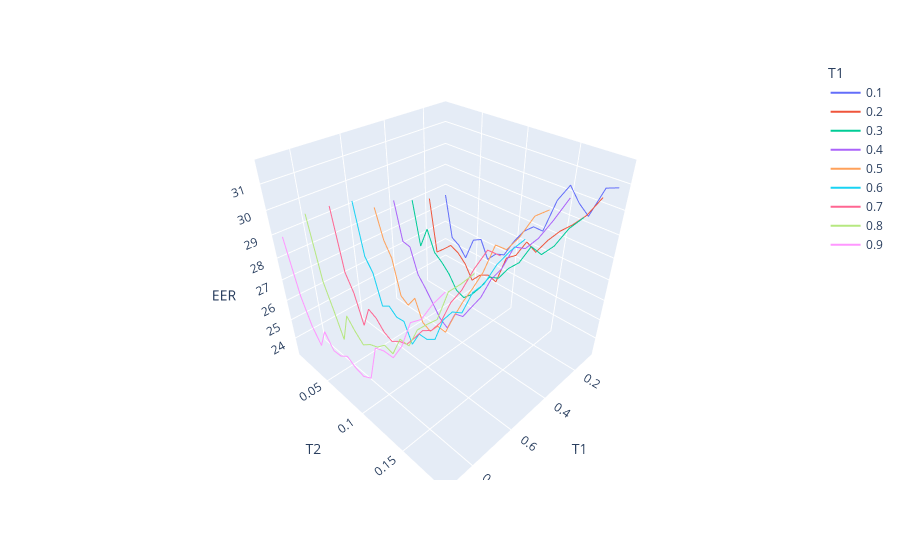

The cell this chart's notebook holds for it:
### Code cell
fig = px.line_3d(eer, x='T1', y='T2', z='EER',color='T1')
fig.show()

### Figure 1 — Plotly figure (JSON) as saved in the notebook; plotly's stock layout.template omitted (floating-point values rounded to 4 significant figures)
{"data": [{"hovertemplate": "T1=%{x}<br>T2=%{y}<br>EER=%{z}<extra></extra>", "legendgroup": "0.1", "line": {"color": "#636efa", "dash": "solid"}, "marker": {"symbol": "circle"}, "mode": "lines", "name": "0.1", "scene": "scene", "showlegend": true, "type": "scatter3d", "x": [0.1, 0.1, 0.1, 0.1, 0.1, 0.1, 0.1, 0.1, 0.1, 0.1, 0.1, 0.1, 0.1, 0.1, 0.1, 0.1, 0.1, 0.1, 0.1], "y": [0.01, 0.02, 0.03, 0.04, 0.05, 0.06, 0.07, 0.08, 0.09, 0.1, 0.11, 0.12, 0.13, 0.14, 0.15, 0.16, 0.17, 0.18, 0.19], "z": [27.62, 25.48, 25.24, 24.73, 25.94, 26.18, 25.3, 25.81, 25.98, 26.87, 27.59, 28, 27.99, 29.54, 30.33, 29.77, 29.4, 30.69, 30.86]}, {"hovertemplate": "T1=%{x}<br>T2=%{y}<br>EER=%{z}<extra></extra>", "legendgroup": "0.2", "line": {"color": "#EF553B", "dash": "solid"}, "marker": {"symbol": "circle"}, "mode": "lines", "name": "0.2", "scene": "scene", "showlegend": true, "type": "scatter3d", "x": [0.2, 0.2, 0.2, 0.2, 0.2, 0.2, 0.2, 0.2, 0.2, 0.2, 0.2, 0.2, 0.2, 0.2, 0.2, 0.2, 0.2, 0.2, 0.2], "y": [0.01, 0.02, 0.03, 0.04, 0.05, 0.06, 0.07, 0.08, 0.09, 0.1, 0.11, 0.12, 0.13, 0.14, 0.15, 0.16, 0.17, 0.18, 0.19], "z": [27.81, 25.12, 25.5, 25.91, 25.72, 25.33, 24.64, 25.16, 25.4, 25.27, 26.74, 27.09, 27.94, 27.67, 28.41, 29.01, 29.47, 30.02, 30.87]}, {"hovertemplate": "T1=%{x}<br>T2=%{y}<br>EER=%{z}<extra></extra>", "legendgroup": "0.3", "line": {"color": "#00cc96", "dash": "solid"}, "marker": {"symbol": "circle"}, "mode": "lines", "name": "0.3", "scene": "scene", "showlegend": true, "type": "scatter3d", "x": [0.3, 0.3, 0.3, 0.3, 0.3, 0.3, 0.3, 0.3, 0.3, 0.3, 0.3, 0.3, 0.3, 0.3, 0.3, 0.3, 0.3, 0.3, 0.3], "y": [0.01, 0.02, 0.03, 0.04, 0.05, 0.06, 0.07, 0.08, 0.09, 0.1, 0.11, 0.12, 0.13, 0.14, 0.15, 0.16, 0.17, 0.18, 0.19], "z": [28.11, 25.93, 27.02, 26, 25.69, 25.27, 24.63, 24.46, 24.89, 25.52, 26.3, 26.48, 27.19, 27.68, 28.61, 28.48, 29.04, 29.94, 30.54]}, {"hovertemplate": "T1=%{x}<br>T2=%{y}<br>EER=%{z}<extra></extra>", "legendgroup": "0.4", "line": {"color": "#ab63fa", "dash": "solid"}, "marker": {"symbol": "circle"}, "mode": "lines", "name": "0.4", "scene": "scene", "showlegend": true, "type": "scatter3d", "x": [0.4, 0.4, 0.4, 0.4, 0.4, 0.4, 0.4, 0.4, 0.4, 0.4, 0.4, 0.4, 0.4, 0.4, 0.4, 0.4, 0.4, 0.4, 0.4], "y": [0.01, 0.02, 0.03, 0.04, 0.05, 0.06, 0.07, 0.08, 0.09, 0.1, 0.11, 0.12, 0.13, 0.14, 0.15, 0.16, 0.17, 0.18, 0.19], "z": [28.48, 26.64, 26.56, 25.32, 24.8, 24.21, 23.6, 23.31, 24.4, 24.54, 25.32, 26.07, 27.2, 27.92, 29.06, 29.21, 29.81, 30.66, 31.61]}, {"hovertemplate": "T1=%{x}<br>T2=%{y}<br>EER=%{z}<extra></extra>", "legendgroup": "0.5", "line": {"color": "#FFA15A", "dash": "solid"}, "marker": {"symbol": "circle"}, "mode": "lines", "name": "0.5", "scene": "scene", "showlegend": true, "type": "scatter3d", "x": [0.5, 0.5, 0.5, 0.5, 0.5, 0.5, 0.5, 0.5, 0.5, 0.5, 0.5, 0.5, 0.5, 0.5, 0.5, 0.5, 0.5, 0.5, 0.5], "y": [0.01, 0.02, 0.03, 0.04, 0.05, 0.06, 0.07, 0.08, 0.09, 0.1, 0.11, 0.12, 0.13, 0.14, 0.15, 0.16, 0.17, 0.18, 0.19], "z": [28.54, 27.16, 26.46, 24.69, 24.42, 25.07, 23.99, 23.78, 24.36, 24.32, 25.42, 26.44, 27.32, 28.29, 29.61, 29.64, 30.32, 31.23, 31.61]}, {"hovertemplate": "T1=%{x}<br>T2=%{y}<br>EER=%{z}<extra></extra>", "legendgroup": "0.6", "line": {"color": "#19d3f3", "dash": "solid"}, "marker": {"symbol": "circle"}, "mode": "lines", "name": "0.6", "scene": "scene", "showlegend": true, "type": "scatter3d", "x": [0.6, 0.6, 0.6, 0.6, 0.6, 0.6, 0.6, 0.6, 0.6, 0.6, 0.6, 0.6, 0.6, 0.6, 0.6, 0.6, 0.6, 0.6, 0.6], "y": [0.01, 0.02, 0.03, 0.04, 0.05, 0.06, 0.07, 0.08, 0.09, 0.1, 0.11, 0.12, 0.13, 0.14, 0.15, 0.16, 0.17, 0.18, 0.19], "z": [29.22, 26.82, 26.21, 24.7, 24.97, 24.64, 24.69, 23.72, 24.59, 24.6, 24.91, 26.19, 26.84, 27.07, 28.22, 28.81, 29.79, 30.5, 31.09]}, {"hovertemplate": "T1=%{x}<br>T2=%{y}<br>EER=%{z}<extra></extra>", "legendgroup": "0.7", "line": {"color": "#FF6692", "dash": "solid"}, "marker": {"symbol": "circle"}, "mode": "lines", "name": "0.7", "scene": "scene", "showlegend": true, "type": "scatter3d", "x": [0.7, 0.7, 0.7, 0.7, 0.7, 0.7, 0.7, 0.7, 0.7, 0.7, 0.7, 0.7, 0.7, 0.7, 0.7, 0.7, 0.7, 0.7, 0.7], "y": [0.01, 0.02, 0.03, 0.04, 0.05, 0.06, 0.07, 0.08, 0.09, 0.1, 0.11, 0.12, 0.13, 0.14, 0.15, 0.16, 0.17, 0.18, 0.19], "z": [29.39, 26.53, 25.72, 24.26, 25.41, 25.22, 24.76, 24.57, 24.88, 25.04, 25.66, 26.32, 26.62, 27.27, 28.38, 29.13, 30.14, 31, 31.03]}, {"hovertemplate": "T1=%{x}<br>T2=%{y}<br>EER=%{z}<extra></extra>", "legendgroup": "0.8", "line": {"color": "#B6E880", "dash": "solid"}, "marker": {"symbol": "circle"}, "mode": "lines", "name": "0.8", "scene": "scene", "showlegend": true, "type": "scatter3d", "x": [0.8, 0.8, 0.8, 0.8, 0.8, 0.8, 0.8, 0.8, 0.8, 0.8, 0.8, 0.8, 0.8, 0.8, 0.8, 0.8, 0.8, 0.8, 0.8], "y": [0.01, 0.02, 0.03, 0.04, 0.05, 0.06, 0.07, 0.08, 0.09, 0.1, 0.11, 0.12, 0.13, 0.14, 0.15, 0.16, 0.17, 0.18, 0.19], "z": [29.46, 26.6, 25.42, 24.14, 25.68, 25.17, 24.77, 25.1, 25.28, 25.69, 25.58, 26.59, 26.59, 27.6, 28.12, 28.6, 29.89, 30.4, 30.98]}, {"hovertemplate": "T1=%{x}<br>T2=%{y}<br>EER=%{z}<extra></extra>", "legendgroup": "0.9", "line": {"color": "#FF97FF", "dash": "solid"}, "marker": {"symbol": "circle"}, "mode": "lines", "name": "0.9", "scene": "scene", "showlegend": true, "type": "scatter3d", "x": [0.9, 0.9, 0.9, 0.9, 0.9, 0.9, 0.9, 0.9, 0.9, 0.9, 0.9, 0.9, 0.9, 0.9, 0.9, 0.9, 0.9, 0.9, 0.9], "y": [0.01, 0.02, 0.03, 0.04, 0.05, 0.06, 0.07, 0.08, 0.09, 0.1, 0.11, 0.12, 0.13, 0.14, 0.15, 0.16, 0.17, 0.18, 0.19], "z": [28.92, 26.47, 25.22, 24.51, 25.53, 24.86, 24.9, 25.21, 24.96, 24.86, 25.12, 26.89, 27.07, 27.1, 27.9, 29.12, 29.52, 30.31, 30.96]}], "layout": {"legend": {"title": {"text": "T1"}, "tracegroupgap": 0}, "margin": {"t": 60}, "scene": {"domain": {"x": [0, 1], "y": [0, 1]}, "xaxis": {"categoryarray": [0.1, 0.2, 0.3, 0.4, 0.5, 0.6, 0.7, 0.8, 0.9], "categoryorder": "array", "title": {"text": "T1"}}, "yaxis": {"title": {"text": "T2"}}, "zaxis": {"title": {"text": "EER"}}}}}
